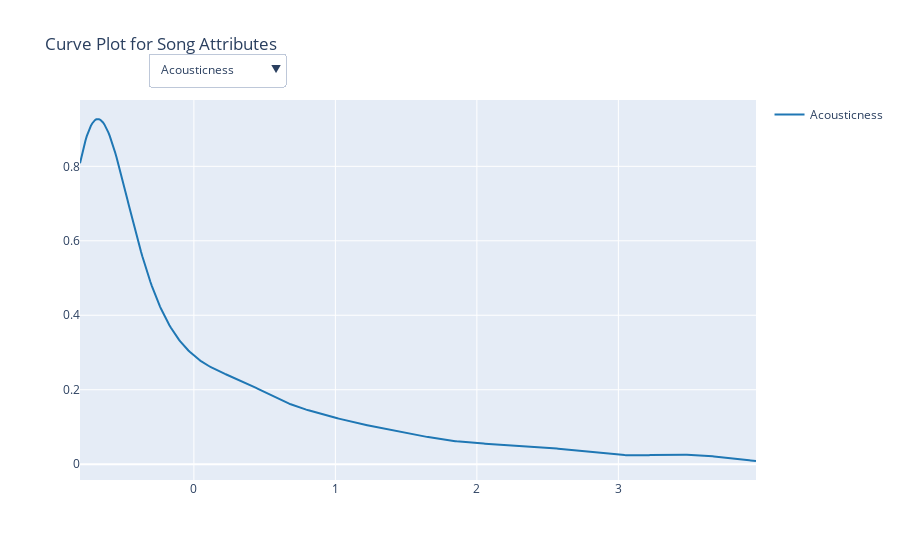

This figure's notebook cell:
### Code cell
import plotly.figure_factory as ff
import pandas as pd
import numpy as np

# Load your dataset
data = bb3.copy()

# List of numerical song attributes
song_attributes = data.select_dtypes(include='number').columns.tolist()

# Function to create distplot for a given attribute
def create_distplot(attribute):
    # Since we're creating a distplot, we normalize the attribute data
    normalized_data = (data[attribute] - np.mean(data[attribute])) / np.std(data[attribute])
    
    # Create a distplot
    fig = ff.create_distplot([normalized_data], [attribute], show_hist=False, show_rug=False)
    return fig

# Define the layout for the dropdown menu
def update_layout(fig):
    fig.update_layout(
        updatemenus=[
            {
                'buttons': [
                    {
                        'method': 'restyle',
                        'label': attr,
                        'args': [
                            {
                                'x': [(data[attr] - np.mean(data[attr])) / np.std(data[attr])],
                                'type': 'histogram'
                            }
                        ]
                    } for attr in song_attributes
                ],
                'direction': 'down',
                'pad': {'r': 10, 't': 10},
                'showactive': True,
                'x': 0.1,
                'xanchor': 'left',
                'y': 1.15,
                'yanchor': 'top'
            }
        ],
        title_text='Curve Plot for Song Attributes'
    )

# Create initial distplot for the first attribute
fig = create_distplot(song_attributes[0])

# Update the layout with dropdown
update_layout(fig)

# Show the figure
fig.show()

### Figure 1 — Plotly figure (JSON) as saved in the notebook; plotly's stock layout.template omitted (floating-point values rounded to 4 significant figures; data arrays with more than 128 entries replaced by an {"elided": "..."} marker saying what was removed)
{"data": [{"legendgroup": "Acousticness", "marker": {"color": "rgb(31, 119, 180)"}, "mode": "lines", "name": "Acousticness", "showlegend": true, "type": "scatter", "x": {"elided": "500 float values"}, "xaxis": "x", "y": {"elided": "500 float values"}, "yaxis": "y"}], "layout": {"barmode": "overlay", "hovermode": "closest", "legend": {"traceorder": "reversed"}, "title": {"text": "Curve Plot for Song Attributes"}, "updatemenus": [{"buttons": [{"args": [{"type": "histogram", "x": {"elided": "1x3488 float values"}}], "label": "Acousticness", "method": "restyle"}, {"args": [{"type": "histogram", "x": {"elided": "1x3488 float values"}}], "label": "Danceability", "method": "restyle"}, {"args": [{"type": "histogram", "x": {"elided": "1x3488 float values"}}], "label": "Duration", "method": "restyle"}, {"args": [{"type": "histogram", "x": {"elided": "1x3488 float values"}}], "label": "Energy", "method": "restyle"}, {"args": [{"type": "histogram", "x": {"elided": "1x3488 float values"}}], "label": "Instrumentalness", "method": "restyle"}, {"args": [{"type": "histogram", "x": {"elided": "1x3488 float values"}}], "label": "Liveness", "method": "restyle"}, {"args": [{"type": "histogram", "x": {"elided": "1x3488 float values"}}], "label": "Loudness", "method": "restyle"}, {"args": [{"type": "histogram", "x": {"elided": "1x3488 float values"}}], "label": "Mode", "method": "restyle"}, {"args": [{"type": "histogram", "x": {"elided": "1x3488 float values"}}], "label": "Speechiness", "method": "restyle"}, {"args": [{"type": "histogram", "x": {"elided": "1x3488 float values"}}], "label": "Tempo", "method": "restyle"}, {"args": [{"type": "histogram", "x": {"elided": "1x3488 float values"}}], "label": "Valence", "method": "restyle"}, {"args": [{"type": "histogram", "x": {"elided": "1x3488 float values"}}], "label": "Popularity", "method": "restyle"}], "direction": "down", "pad": {"r": 10, "t": 10}, "showactive": true, "x": 0.1, "xanchor": "left", "y": 1.15, "yanchor": "top"}], "xaxis": {"anchor": "y2", "domain": [0, 1], "zeroline": false}, "yaxis": {"anchor": "free", "domain": [0, 1], "position": 0}}}
